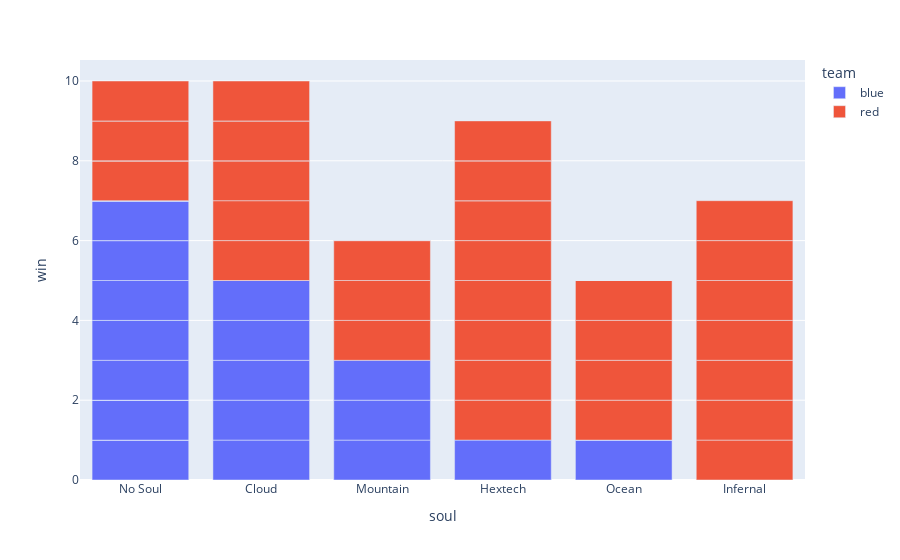

Notebook code cell kept with this figure:
### Code cell
fig = px.bar(test_df, x="soul", y="win",color="team")
fig.show()

### Figure 1 — Plotly figure (JSON) as saved in the notebook; plotly's stock layout.template omitted (floating-point values rounded to 4 significant figures)
{"data": [{"alignmentgroup": "True", "hovertemplate": "team=blue<br>soul=%{x}<br>win=%{y}<extra></extra>", "legendgroup": "blue", "marker": {"color": "#636efa", "pattern": {"shape": ""}}, "name": "blue", "offsetgroup": "blue", "orientation": "v", "showlegend": true, "textposition": "auto", "type": "bar", "x": ["No Soul", "No Soul", "Cloud", "No Soul", "No Soul", "No Soul", "No Soul", "Cloud", "No Soul", "No Soul", "No Soul", "No Soul", "No Soul", "Cloud", "No Soul", "No Soul", "No Soul", "No Soul", "No Soul", "No Soul", "No Soul", "Cloud", "No Soul", "Mountain", "Cloud", "Mountain", "Hextech", "Hextech", "No Soul", "No Soul", "No Soul", "Ocean", "No Soul", "No Soul", "No Soul", "Cloud", "No Soul", "No Soul", "No Soul", "No Soul", "Mountain", "No Soul", "No Soul", "Ocean", "No Soul", "No Soul", "No Soul"], "xaxis": "x", "y": [0, 0, 1, 0, 0, 0, 0, 1, 0, 0, 0, 0, 0, 1, 0, 0, 0, 0, 1, 0, 1, 1, 0, 1, 1, 1, 0, 1, 0, 0, 0, 1, 0, 0, 0, 0, 1, 1, 0, 0, 1, 0, 1, 0, 1, 0, 1], "yaxis": "y"}, {"alignmentgroup": "True", "hovertemplate": "team=red<br>soul=%{x}<br>win=%{y}<extra></extra>", "legendgroup": "red", "marker": {"color": "#EF553B", "pattern": {"shape": ""}}, "name": "red", "offsetgroup": "red", "orientation": "v", "showlegend": true, "textposition": "auto", "type": "bar", "x": ["Ocean", "Hextech", "No Soul", "Hextech", "Infernal", "Ocean", "Hextech", "No Soul", "Hextech", "Infernal", "Mountain", "Infernal", "Cloud", "No Soul", "Cloud", "Hextech", "Hextech", "Infernal", "Hextech", "Cloud", "Cloud", "No Soul", "Mountain", "No Soul", "No Soul", "No Soul", "No Soul", "No Soul", "Ocean", "Cloud", "Ocean", "No Soul", "Infernal", "Infernal", "Hextech", "No Soul", "Hextech", "Ocean", "Mountain", "Hextech", "No Soul", "Infernal", "Ocean", "No Soul", "Cloud", "Cloud", "Mountain"], "xaxis": "x", "y": [1, 1, 0, 1, 1, 1, 1, 0, 1, 1, 1, 1, 1, 0, 1, 1, 1, 1, 0, 1, 0, 0, 1, 0, 0, 0, 1, 0, 1, 1, 1, 0, 1, 1, 1, 1, 0, 0, 1, 1, 0, 1, 0, 1, 0, 1, 0], "yaxis": "y"}], "layout": {"barmode": "relative", "legend": {"title": {"text": "team"}, "tracegroupgap": 0}, "margin": {"t": 60}, "xaxis": {"anchor": "y", "domain": [0, 1], "title": {"text": "soul"}}, "yaxis": {"anchor": "x", "domain": [0, 1], "title": {"text": "win"}}}}
